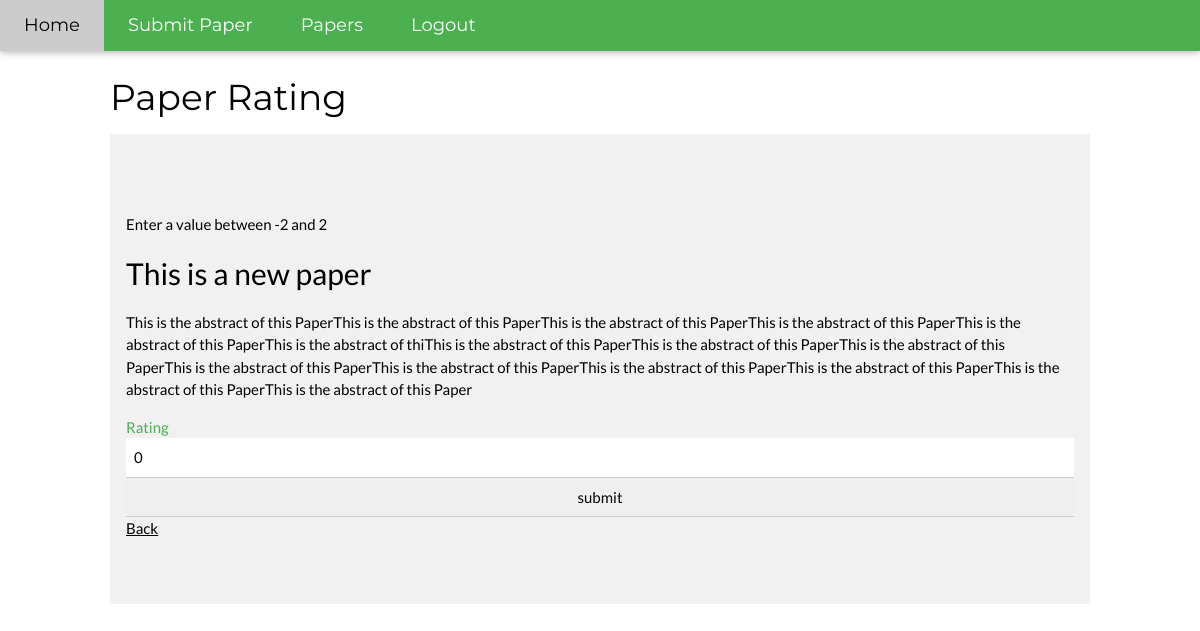
Page /papers/6 (signed in) on the committed database.
### models.py (models this page shows, shortened)
class Paper(db.Model):
    __tablename__ = 'paper'
    id = db.Column(db.Integer, primary_key=True)
    status = db.Column(db.String(120), nullable=False)
    title = db.Column(db.String(120), nullable=False)
    abstract = db.Column(db.Text(500), nullable=False)
    authors = db.relationship('User', secondary=authors, lazy='subquery', backref=db.backref('papers', lazy=True))
    reviewers = db.relationship("Score", back_populates="paper")
    scores = db.relationship("Score", back_populates="paper")
    def has_reviewer(self, user):
        for reviewer in self.reviewers:
            if reviewer.reviewer.id == user.id:
                return True
        return False

### app.py (the view)
@app.route("/papers/<int:paperID>", methods=["GET"])
@check_authentification
def getPaperReviewRating(paperID):
    user = get_current_user()
    paper = Paper.query.get(paperID)
    score = Score.query.filter(Score.reviewer == user).filter(Score.paper == paper).first()
    if(paper != None):
        if paper.has_reviewer(user):
            form = SetRating()
            form.rating.data = score.rating
            return render_template("rate_paper.html", paper=paper, form=form)
        else:
            flash({"formField" : "error", "message" : "You do not have access to this paper"} , CssClasses.ERROR)
            return redirect(url_for("getPapersUserOverview"))
    else:
        flash({"formField" : "error", "message" : "This paper does not exist"} , CssClasses.ERROR)
        return redirect(url_for("getPapersUserOverview"))

### forms.py
class SetRating(FlaskForm):
    rating = IntegerField("Rating", validators=[NumberRange(min=-2, max=2)])

### helper_functions.py (called while the page is built)
def logged_in():
    return "auth_user_id" in session

@app.context_processor
def add_template_variables():
    variables = dict()
    logged_in_bool = logged_in()
    variables["logged_in"] = logged_in()
    variables["request_path"] = str(request.path)
    if logged_in_bool:
        variables["current_user"] = get_current_user()
    return variables

def check_authentification(f):
    @wraps(f)
    def decorated_function(*args, **kwargs):
        if logged_in():
            return f(*args, **kwargs)
        else:
            flash({"formField" : "success", "message" : "You do not have access to this page."}, CssClasses.ERROR)
            return redirect(url_for("login"))
    return decorated_function

def get_current_user():
    return User.query.get(session["auth_user_id"])

### templates/rate_paper.html (shortened to what this page needs)
{% extends "layout.html" %}
{% block body %}
    <h1>Paper Rating</h1>
    <div class="w3-row-padding w3-light-grey w3-padding-64 w3-container">
      <p>Enter a value between -2 and 2</p>
      <h2>{{ paper.title }}</h2>
      <p>{{ paper.abstract }}</p>
      <form action ="{{ url_for('postPaperReviewRating', paperID=paper.id) }}" method = "POST">
          {{ form.rating.label(class_="w3-text-green") }}
          {{ form.rating(class_="w3-input") }}
          <input type="submit" value="submit" class="w3-input"/>
      </form>
      <a href="{{ url_for('getPapersUserOverview') }}">Back</a>
    </div>
{% endblock %}

### static/style.css (style rules this page uses)
*,*:before,*:after { box-sizing:inherit }
a { background-color:transparent;-webkit-text-decoration-skip:objects }
button,input,select,textarea { font:inherit;margin:0 }
button,input { overflow:visible }
button,html [type=button],[type=reset],[type=submit] { -webkit-appearance:button }
h1 { font-size:36px }
h2 { font-size:30px }
h1,h2,h3,h4,h5,h6 { font-family:"Segoe UI",Arial,sans-serif;font-weight:400;margin:10px 0 }
a { color:inherit }
.w3-input { padding:8px;display:block;border:none;border-bottom:1px solid #ccc;width:100% }
.w3-container:after,.w3-container:before,.w3-panel:after,.w3-panel:before,.w3-row:after,.w3-row:before,.w3-row-padding:after,.w3-row-padding:before, .w3-cell-row:before,.w3-cell-row:after,.w3-clear:after,.w3-clear:before,.w3-bar:before,.w3-bar:after { content:"";display:table;clear:both }
.w3-row-padding,.w3-row-padding>.w3-half,.w3-row-padding>.w3-third,.w3-row-padding>.w3-twothird,.w3-row-padding>.w3-threequarter,.w3-row-padding>.w3-quarter,.w3-row-padding>.w3-col { padding:0 8px }
.w3-container,.w3-panel { padding:0.01em 16px }
.w3-padding-64 { padding-top:64px!important;padding-bottom:64px!important }
.w3-light-grey,.w3-hover-light-grey:hover,.w3-light-gray,.w3-hover-light-gray:hover { color:#000!important;background-color:#f1f1f1!important }
.w3-text-green,.w3-hover-text-green:hover { color:#4CAF50!important }

### templates/layout.html (style rules this page uses)
body,h1,h2,h3,h4,h5,h6 { font-family: "Lato", sans-serif }
.w3-bar,h1,button { font-family: "Montserrat", sans-serif }

### rows in the picture
Paper: title "This is a new paper", abstract "This is the abstract of this PaperThis is the abstract of this PaperThis is the abstract of this PaperThis is the abstract of this PaperThis is the abstract of this PaperThis is the abstract of thiThis is the abstract of this PaperThis is the abstract of this PaperThis is the abstract of this PaperThis is the abstract of this PaperThis is the abstract of this PaperThis is the abstract of this PaperThis is the abstract of this PaperThis is the abstract of this PaperThis is the abstract of this Paper"
